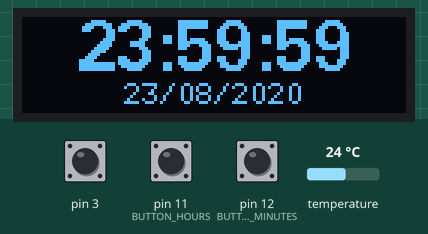
Recording of a sketch running on a simulated Arduino Uno, built with avr-gcc and run on an emulated ATmega328P. Parts: 128×32 one-colour display. Inputs (shaded band) come from the test bench; at power-on: pin 3 HIGH, temperature 24 °C, pin 11 (BUTTON_HOURS) HIGH, pin 12 (BUTTON_MINUTES) HIGH. The local clock reads 2024-03-15 10:24:30 at power-on unless the sketch sets it.

Above: at 3.4 s.
3.5 s: pin 3 pulled LOW for 1.05 s
At 4.6 s:
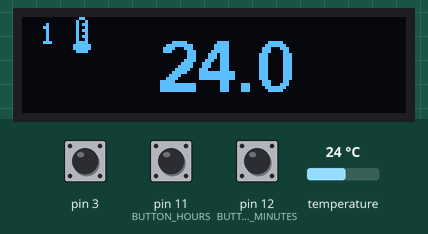
6.7 s: pin 3 pulled LOW for 1.05 s
At 8.2 s:
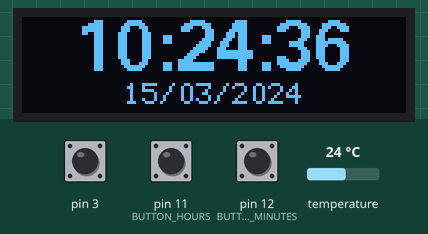
10.0 s: temperature set to 12 °C
At 10.9 s:
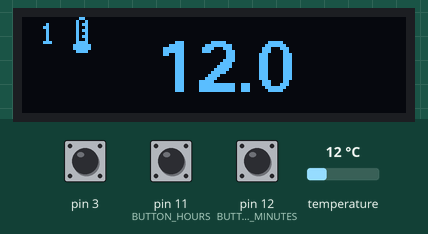
11.6 s: temperature set to 19 °C
At 12.2 s:
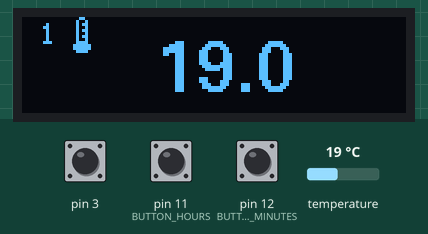
13.3 s: temperature set to 28 °C
At 14.8 s:
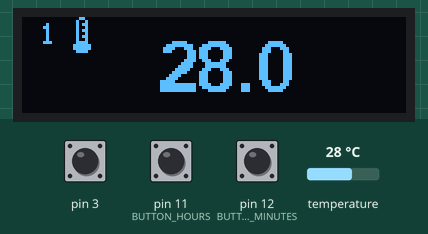
Timing chart, 0 to 15.9 s (numbered marks = the images above; inputs shaded):
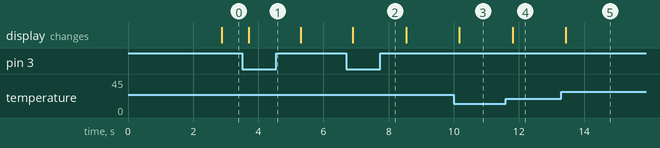

Measured:
- after the input at 3.5 s, the display: changes after 0.20 s (image 1)
- after the input at 6.7 s, the display: changes after 0.20 s (image 2)
- after the input at 10.0 s, the display: changes after 0.17 s (image 3)
- after the input at 11.6 s, the display: changes after 0.20 s (image 4)
- after the input at 13.3 s, the display: changes after 0.14 s (image 5)

The sketch:

AlarmClock_Oled.ino
```cpp
#include <U8g2lib.h>
#include <OneWire.h>
#include <DallasTemperature.h>

#include <Wire.h>
#include "RTClib.h"

//---------------- RTC MODULE
DS3231 rtc;
DateTime date_now;
DateTime date_before;

//---------------- DALLAS SENSOR
// Data wire is plugged into port 2 on the Arduino
// Setup a oneWire instance to communicate with any OneWire devices (not just Maxim/Dallas temperature ICs)
// Pass our oneWire reference to Dallas Temperature.

#define ONE_WIRE_BUS 2
OneWire oneWire(ONE_WIRE_BUS);
DallasTemperature sensors(&oneWire);

//---------------- OLED SCREEN
//U8G2_SSD1306_128X32_NONAME_1_HW_I2C u8g2(U8G2_R0, SCL, SDA, U8X8_PIN_NONE);   // All Boards without Reset of the Display
U8G2_SSD1306_128X32_UNIVISION_F_HW_I2C u8g2(U8G2_R0, /* reset=*/ U8X8_PIN_NONE);  // Adafruit ESP8266/32u4/ARM Boards + FeatherWing OLED
#define BUTTON_NEXT 3
#define BUTTON_PREV 4
#define BUTTON_HOURS 11
#define BUTTON_MINUTES 12
#define HEIGHT     32
#define WIDTH      128
#define debounce  250

#define bitmap_width 8
#define bitmap_height 12

static unsigned char degre_celsius_bits[] = {
  0x00, 0x00, 0x0e, 0x0a, 0xee, 0x20, 0x20, 0x20, 0xe0, 0x00, 0x00, 0x00
};
static unsigned char thermo_bits[] = {
  0x18, 0x24, 0x34, 0x24, 0x34, 0x24, 0x34, 0x24, 0x3c, 0x7e, 0x7e, 0x3c
};


char unit_time[] = "23:59:59";
char unit_date[] = "23/08/2020";

byte nbsensors = 0; // nb de capteurs detectes
//DeviceAddress AddressSensors[1];
DeviceAddress AddressSensors[1];
byte index = 0;

//----------------------- graphique et page
volatile byte page = 0;

//================================================
void change_page()
//================================================
{
  //----------------------- bouton et rebond
  static unsigned int last_button_time = 0;

  unsigned int button_time = millis();
  if (button_time - last_button_time > debounce)
  {
    last_button_time = button_time;
    if (page <= 1) {
      page++;
    }
    else {
      page = 0;
    }
  }
}


//================================================
void draw(float value, byte index = 0)
//================================================
{
  u8g2.setFont(u8g2_font_fub17_tn);
  u8g2.setFontPosTop();

  byte h_txt = (HEIGHT - u8g2.getAscent()) >> 1;//division par 2
  byte w_txt = (WIDTH - u8g2.getStrWidth(printfloat2char(value))) >> 1;//division par 2

  u8g2.drawStr( w_txt, h_txt, printfloat2char(value));

  u8g2.setFont(u8g2_font_6x12_tr);
  char txt[] = " 9";
  txt[1] = 48 + index;
  //char txt='9';
  //txt = 48 + 0;
  u8g2.drawStr(0, 0, txt);
  u8g2.drawXBM( 16, 0, bitmap_width, bitmap_height, thermo_bits);
  u8g2.drawStr(0, 50, unit_time);
  u8g2.drawStr(WIDTH - u8g2.getStrWidth(unit_date), 50, unit_date);
}

//================================================
void drawClock()
//================================================
{
  u8g2.setFont(u8g2_font_fub17_tn);
  u8g2.setFontPosTop();

  byte h1 = u8g2.getAscent();
  byte h_txt = (HEIGHT - h1) ;//>> 1;//division par 2
  byte w_txt = (WIDTH - u8g2.getStrWidth(unit_time)) >> 1;//division par 2

  //  u8g2.drawStr( w_txt, h_txt, unit_time);
  u8g2.drawStr( w_txt, 0, unit_time);

  u8g2.setFont(u8g2_font_6x12_tr);
  h1 = u8g2.getAscent();
  w_txt = (WIDTH - u8g2.getStrWidth(unit_date)) >> 1;//division par 2
  u8g2.drawStr( w_txt, (HEIGHT - h1 - 4), unit_date);
}


//================================================
char *printfloat2char( float value )
//================================================
{
  static char txt[] = "  0.9";// ou  "100.9" ou "-20.9";
  float value_l = abs(value);

  byte vv = (byte)(value_l); //sans l'arrondi
  if (value < 0)  {
    txt[0] = 45; // pour le signe moins
  }
  else {
    txt[0] = ( (vv >= 100) ? (vv / 100 + 48) : 32); // 32 pour le car espace ou les centaines
  }

  txt[1] = ( (vv >= 10) ? ((vv % 100) / 10 + 48) : 32); // les dizaines
  txt[2] = vv % 10 + 48; // les unites
  // le txt[3] est le point
  txt[4] = (byte)(10 * (value_l - 100 * (byte)(value_l / 100) - (byte)(value_l) % 100)) + 48; // la decimale pour les nb infeieurs a 100
  return txt;

}

//================================================
char *printint2char( int value )
//================================================
{
  static char txt[] = "999";// ou  "100.9" ou "-20.9";

  byte vv = (byte)(value); //sans l'arrondi
  txt[0] = ( (vv >= 100) ? (vv / 100 + 48) : 32); // 32 pour le car espace ou les centaines
  txt[1] = ( (vv >= 10) ? ((vv % 100) / 10 + 48) : 32); // les dizaines
  txt[2] = vv % 10 + 48; // les unites
  return txt;

}

//========================== clocktime
void clocktick( byte &jours, byte &heures, byte &minutes, byte &secondes)
//=======================================
{
  secondes += 1;
  if ( secondes > 59 )// sinon rien on sort
  {
    minutes += 1;
    secondes = 0;
    if ( minutes > 59 )
    {
      heures += 1;
      minutes = 0;
      if ( heures > 23 )
      {
        jours += 1;
        heures = 0;
      }
    }
  }

}

//================================================
void setup(void)
//================================================
{
  //----------------------------------------- interruption
  attachInterrupt(1, change_page, HIGH);
  pinMode(3, INPUT_PULLUP);
  pinMode(4, INPUT_PULLUP);
  pinMode(BUTTON_HOURS, INPUT_PULLUP);
  pinMode(BUTTON_MINUTES, INPUT_PULLUP);
  Serial.begin(9600);


  //----------------------------------------- detection du nombre de capteurs
  sensors.begin();
  nbsensors = sensors.getDeviceCount();
  /*  for (byte i = 0; i < nbsensors; i++) {
      sensors.getAddress(AddressSensors[i], i);
    }
  */
  sensors.getAddress(AddressSensors[0], 0);

  //----------------------------------------- boutons du graphique
  u8g2.begin(/*Select=*/ U8X8_PIN_NONE, /*Right/Next=*/ BUTTON_NEXT, /*Left/Prev=*/ BUTTON_PREV, /*Up=*/ U8X8_PIN_NONE, /*Down=*/ U8X8_PIN_NONE, /*Home/Cancel=*/ U8X8_PIN_NONE);
  u8g2.setFontRefHeightExtendedText();
  u8g2.setDrawColor(1);
  u8g2.setFontPosTop();
  u8g2.setFontDirection(0);

  Wire.begin();
  rtc.begin();

  if (! rtc.isrunning()) {
    //Serial.println("RTC is NOT running!");
    // following line sets the RTC to the date & time this sketch was compiled
    rtc.adjust(DateTime(__DATE__, __TIME__));
  }

  delay (2000);


  date_before = rtc.now();
  //Serial.println("initialization done.");

}

/*
   Main function, get and show the temperature
*/
//================================================
void loop(void)
//================================================
{
  unsigned long currenttime = millis();
  float temp[1];
  byte hours = 0;
  byte minutes = 0;

  //DateTime
  date_now = rtc.now(); //recuperation date du RTC

  sensors.requestTemperatures(); // Send the command to get temperatures
  //  for (byte i = 0; i < nbsensors; i++) {
  temp[0] = sensors.getTempC(AddressSensors[0]);
  //  }

  if ( date_now.unixtime() > date_before.unixtime()) { // toutes les 2 secondes
    sprintf(unit_time, "%02d:%02d:%02d", date_now.hour(), date_now.minute(), date_now.second());
    sprintf(unit_date, "%02d/%02d/%04d", date_now.day(), date_now.month(), date_now.year());

    date_before = date_now;

  }


  // picture loop
  u8g2.firstPage();
  do {
    if (page == 2) {

      u8g2.setPowerSave(1); //sleep mode
    }
    if (page == 0) {
      u8g2.setPowerSave(0); //remove sleep mode

      drawClock();
      hours = date_now.hour();
      minutes = date_now.minute();

      if (digitalRead(BUTTON_HOURS) == LOW) {
        hours ++;
        hours %= 24;

        date_now = rtc.now(); //recuperation date du RTC
        date_now.sethour(hours);
        rtc.adjust(date_now);
        delay(250);
      }
      if (digitalRead(BUTTON_MINUTES) == LOW) {
        minutes ++;
        minutes %= 60;

        date_now = rtc.now(); //recuperation date du RTC
        date_now.setminute(minutes);
        rtc.adjust(date_now);
        delay(250);
      }

    }
    if (page == 1) {
      u8g2.setPowerSave(0); //remove sleep mode
      draw(temp[0], 1);
    }

  } while ( u8g2.nextPage() );


}
```
